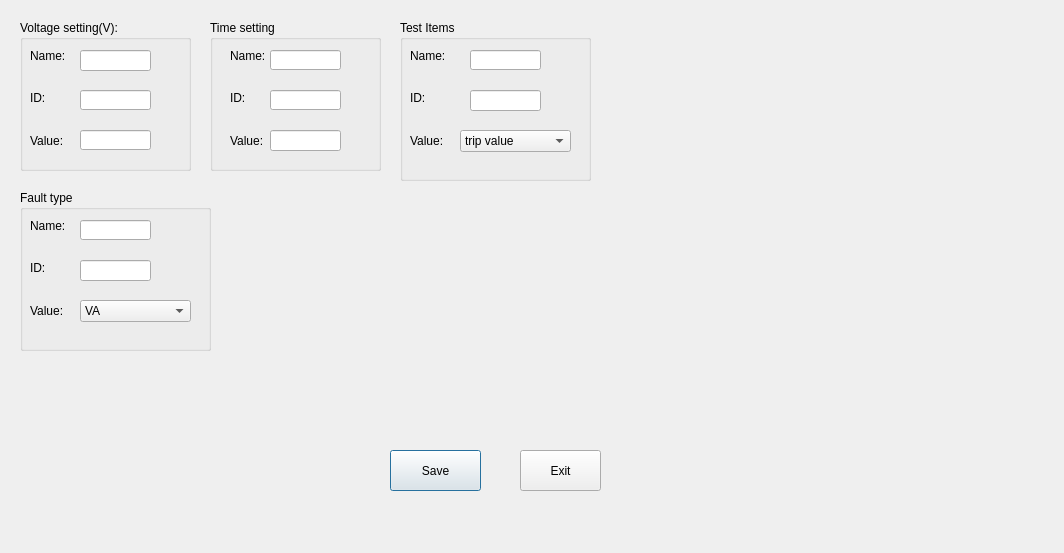
<?xml version="1.0" encoding="UTF-8"?>
<ui version="4.0">
 <class>Voltageset</class>
 <widget class="QDialog" name="Voltageset">
  <property name="geometry">
   <rect>
    <x>0</x>
    <y>0</y>
    <width>1064</width>
    <height>553</height>
   </rect>
  </property>
  <property name="windowTitle">
   <string>Dialog</string>
  </property>
  <widget class="QGroupBox" name="groupBox">
   <property name="geometry">
    <rect>
     <x>20</x>
     <y>20</y>
     <width>171</width>
     <height>151</height>
    </rect>
   </property>
   <property name="title">
    <string>Voltage setting(V):</string>
   </property>
   <widget class="QLabel" name="label">
    <property name="geometry">
     <rect>
      <x>10</x>
      <y>20</y>
      <width>41</width>
      <height>31</height>
     </rect>
    </property>
    <property name="text">
     <string>Name:</string>
    </property>
   </widget>
   <widget class="QLabel" name="label_2">
    <property name="geometry">
     <rect>
      <x>10</x>
      <y>70</y>
      <width>41</width>
      <height>16</height>
     </rect>
    </property>
    <property name="text">
     <string>ID:</string>
    </property>
   </widget>
   <widget class="QLabel" name="label_3">
    <property name="geometry">
     <rect>
      <x>10</x>
      <y>110</y>
      <width>41</width>
      <height>21</height>
     </rect>
    </property>
    <property name="text">
     <string>Value:</string>
    </property>
   </widget>
   <widget class="QLineEdit" name="lineEdit">
    <property name="geometry">
     <rect>
      <x>60</x>
      <y>30</y>
      <width>71</width>
      <height>21</height>
     </rect>
    </property>
   </widget>
   <widget class="QLineEdit" name="lineEdit_2">
    <property name="geometry">
     <rect>
      <x>60</x>
      <y>70</y>
      <width>71</width>
      <height>20</height>
     </rect>
    </property>
   </widget>
   <widget class="QLineEdit" name="lineEdit_3">
    <property name="geometry">
     <rect>
      <x>60</x>
      <y>110</y>
      <width>71</width>
      <height>20</height>
     </rect>
    </property>
   </widget>
  </widget>
  <widget class="QGroupBox" name="groupBox_4">
   <property name="geometry">
    <rect>
     <x>210</x>
     <y>20</y>
     <width>171</width>
     <height>151</height>
    </rect>
   </property>
   <property name="title">
    <string>Time setting</string>
   </property>
   <widget class="QLabel" name="label_10">
    <property name="geometry">
     <rect>
      <x>20</x>
      <y>70</y>
      <width>41</width>
      <height>16</height>
     </rect>
    </property>
    <property name="text">
     <string>ID:</string>
    </property>
   </widget>
   <widget class="QLabel" name="label_12">
    <property name="geometry">
     <rect>
      <x>20</x>
      <y>20</y>
      <width>41</width>
      <height>31</height>
     </rect>
    </property>
    <property name="text">
     <string>Name:</string>
    </property>
   </widget>
   <widget class="QLabel" name="label_11">
    <property name="geometry">
     <rect>
      <x>20</x>
      <y>110</y>
      <width>41</width>
      <height>21</height>
     </rect>
    </property>
    <property name="text">
     <string>Value:</string>
    </property>
   </widget>
   <widget class="QLineEdit" name="lineEdit_4">
    <property name="geometry">
     <rect>
      <x>60</x>
      <y>30</y>
      <width>71</width>
      <height>20</height>
     </rect>
    </property>
   </widget>
   <widget class="QLineEdit" name="lineEdit_5">
    <property name="geometry">
     <rect>
      <x>60</x>
      <y>70</y>
      <width>71</width>
      <height>20</height>
     </rect>
    </property>
   </widget>
   <widget class="QLineEdit" name="lineEdit_6">
    <property name="geometry">
     <rect>
      <x>60</x>
      <y>110</y>
      <width>71</width>
      <height>21</height>
     </rect>
    </property>
   </widget>
  </widget>
  <widget class="QGroupBox" name="groupBox_2">
   <property name="geometry">
    <rect>
     <x>400</x>
     <y>20</y>
     <width>191</width>
     <height>161</height>
    </rect>
   </property>
   <property name="title">
    <string>Test Items</string>
   </property>
   <widget class="QLabel" name="label_5">
    <property name="geometry">
     <rect>
      <x>10</x>
      <y>110</y>
      <width>41</width>
      <height>21</height>
     </rect>
    </property>
    <property name="text">
     <string>Value:</string>
    </property>
   </widget>
   <widget class="QLabel" name="label_4">
    <property name="geometry">
     <rect>
      <x>10</x>
      <y>70</y>
      <width>41</width>
      <height>16</height>
     </rect>
    </property>
    <property name="text">
     <string>ID:</string>
    </property>
   </widget>
   <widget class="QLabel" name="label_6">
    <property name="geometry">
     <rect>
      <x>10</x>
      <y>20</y>
      <width>41</width>
      <height>31</height>
     </rect>
    </property>
    <property name="text">
     <string>Name:</string>
    </property>
   </widget>
   <widget class="QComboBox" name="comboBox">
    <property name="geometry">
     <rect>
      <x>60</x>
      <y>110</y>
      <width>111</width>
      <height>22</height>
     </rect>
    </property>
    <item>
     <property name="text">
      <string>trip value</string>
     </property>
    </item>
    <item>
     <property name="text">
      <string>trip time</string>
     </property>
    </item>
    <item>
     <property name="text">
      <string>trip valye\ntrip time</string>
     </property>
    </item>
   </widget>
   <widget class="QLineEdit" name="lineEdit_7">
    <property name="geometry">
     <rect>
      <x>70</x>
      <y>30</y>
      <width>71</width>
      <height>20</height>
     </rect>
    </property>
   </widget>
   <widget class="QLineEdit" name="lineEdit_8">
    <property name="geometry">
     <rect>
      <x>70</x>
      <y>70</y>
      <width>71</width>
      <height>21</height>
     </rect>
    </property>
   </widget>
  </widget>
  <widget class="QPushButton" name="pushButton">
   <property name="geometry">
    <rect>
     <x>390</x>
     <y>450</y>
     <width>91</width>
     <height>41</height>
    </rect>
   </property>
   <property name="text">
    <string>Save</string>
   </property>
  </widget>
  <widget class="QPushButton" name="pushButton_2">
   <property name="geometry">
    <rect>
     <x>520</x>
     <y>450</y>
     <width>81</width>
     <height>41</height>
    </rect>
   </property>
   <property name="text">
    <string>Exit</string>
   </property>
  </widget>
  <widget class="QGroupBox" name="groupBox_3">
   <property name="geometry">
    <rect>
     <x>20</x>
     <y>190</y>
     <width>191</width>
     <height>161</height>
    </rect>
   </property>
   <property name="title">
    <string>Fault type</string>
   </property>
   <widget class="QLabel" name="label_7">
    <property name="geometry">
     <rect>
      <x>10</x>
      <y>110</y>
      <width>41</width>
      <height>21</height>
     </rect>
    </property>
    <property name="text">
     <string>Value:</string>
    </property>
   </widget>
   <widget class="QLabel" name="label_8">
    <property name="geometry">
     <rect>
      <x>10</x>
      <y>70</y>
      <width>41</width>
      <height>16</height>
     </rect>
    </property>
    <property name="text">
     <string>ID:</string>
    </property>
   </widget>
   <widget class="QLabel" name="label_9">
    <property name="geometry">
     <rect>
      <x>10</x>
      <y>20</y>
      <width>41</width>
      <height>31</height>
     </rect>
    </property>
    <property name="text">
     <string>Name:</string>
    </property>
   </widget>
   <widget class="QComboBox" name="comboBox_2">
    <property name="geometry">
     <rect>
      <x>60</x>
      <y>110</y>
      <width>111</width>
      <height>22</height>
     </rect>
    </property>
    <item>
     <property name="text">
      <string>VA</string>
     </property>
    </item>
    <item>
     <property name="text">
      <string>VB</string>
     </property>
    </item>
    <item>
     <property name="text">
      <string>VC</string>
     </property>
    </item>
    <item>
     <property name="text">
      <string>VAB</string>
     </property>
    </item>
    <item>
     <property name="text">
      <string>VBC</string>
     </property>
    </item>
    <item>
     <property name="text">
      <string>VCA</string>
     </property>
    </item>
    <item>
     <property name="text">
      <string>VABC</string>
     </property>
    </item>
   </widget>
   <widget class="QLineEdit" name="lineEdit_9">
    <property name="geometry">
     <rect>
      <x>60</x>
      <y>30</y>
      <width>71</width>
      <height>20</height>
     </rect>
    </property>
   </widget>
   <widget class="QLineEdit" name="lineEdit_10">
    <property name="geometry">
     <rect>
      <x>60</x>
      <y>70</y>
      <width>71</width>
      <height>21</height>
     </rect>
    </property>
   </widget>
  </widget>
 </widget>
 <resources/>
 <connections/>
</ui>
